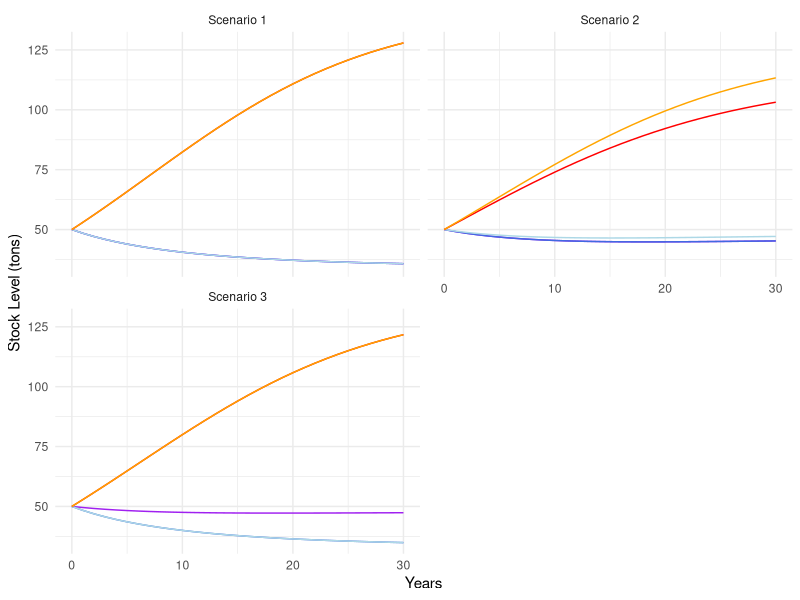
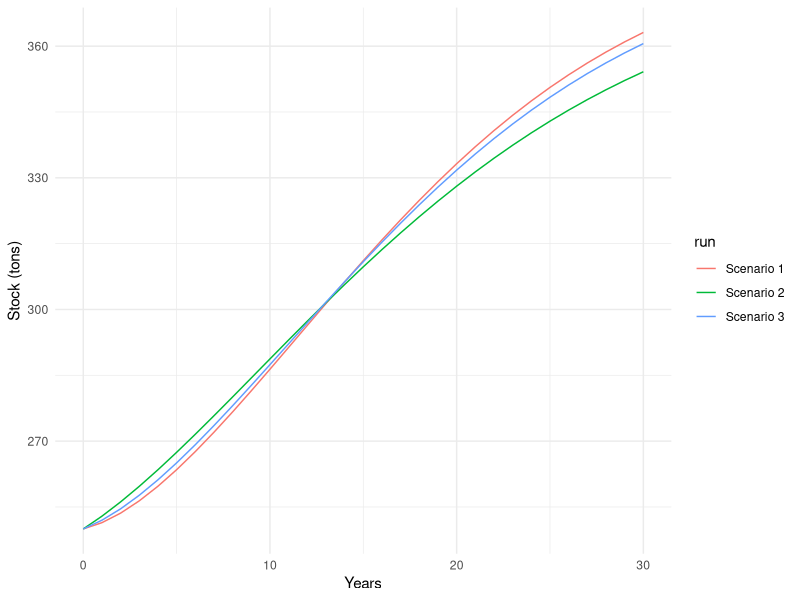
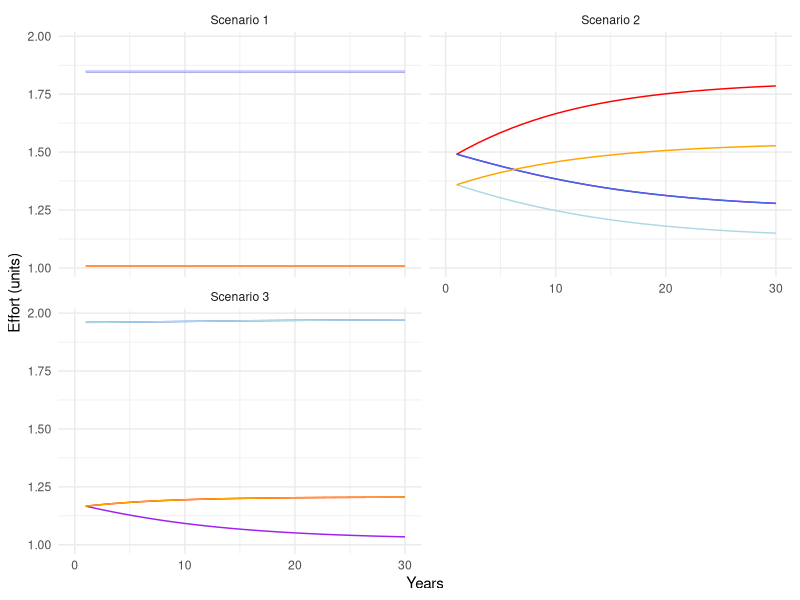
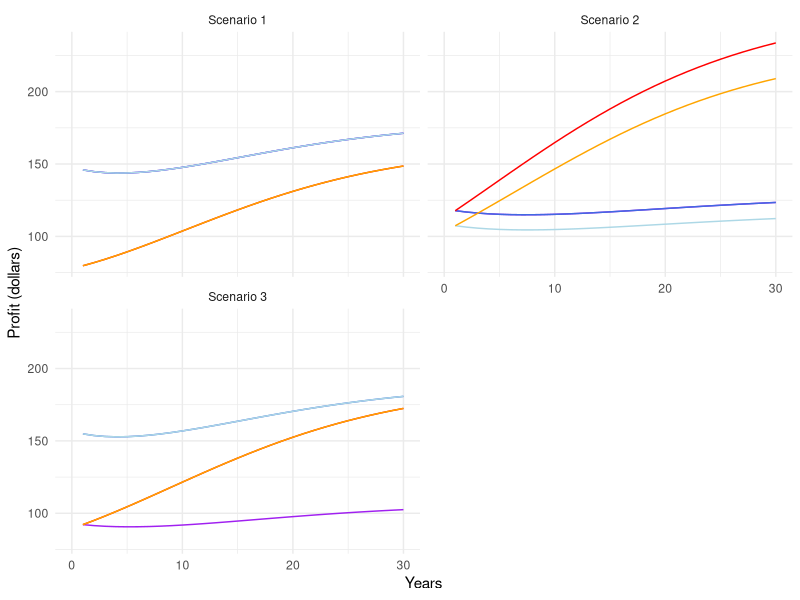
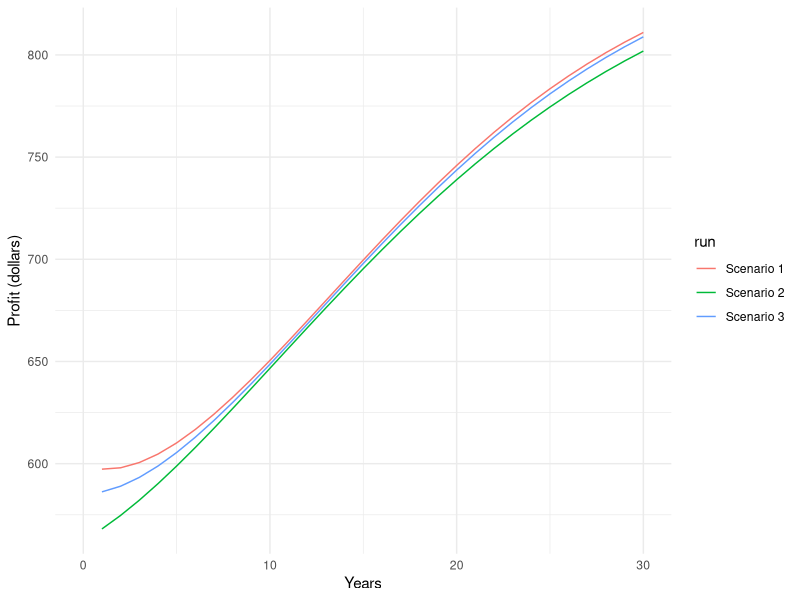

The R script that drew these images, in order:
## ---- chunk 1
knitr::opts_chunk$set(echo = TRUE)

library(tidyverse)
library(here)
library(scales)
library(gridExtra)
library(grid)
library(kableExtra)
## ---- chunk 2
# Read files results

# general output files
output_sc1 <- read_csv(here("working_model","k explore","model run results files","output_b_carry1.csv")) %>% 
  mutate(run = "Scenario 1",
         year = seq(0,30))
output_sc2 <- read_csv(here("working_model","k explore","model run results files","output_b_carry2.csv"))%>% 
  mutate(run = "Scenario 2",
         year = seq(0,30))
output_sc3 <- read_csv(here("working_model","k explore","model run results files","output_b_carry3.csv"))%>% 
  mutate(run = "Scenario 3",
         year = seq(0,30))

# sum of profits

npv_sc1 <- read_csv(here("working_model","k explore","model run results files","NPV_b_carry1.csv")) %>% 
  mutate(run = "Scenario 1")
npv_sc2 <- read_csv(here("working_model","k explore","model run results files","NPV_b_carry2.csv")) %>% 
  mutate(run = "Scenario 2")
npv_sc3 <- read_csv(here("working_model","k explore","model run results files","NPV_b_carry3.csv")) %>% 
  mutate(run = "Scenario 3")

#Group them
all_outputs <- rbind(output_sc1, output_sc2, output_sc3) %>% 
  mutate(tot_profits = profit_per_t.t_1+profit_per_t.t_2+profit_per_t.t_3+profit_per_t.t_4+profit_per_t.t_5,
         tot_stock=stock.s_1+stock.s_2+stock.s_3+stock.s_4+stock.s_5)

NPVs <- rbind(npv_sc1, npv_sc2, npv_sc3) %>% 
  rename(total_profit=x)

## ---- chunk 3
# Graph
ggplot(data = all_outputs)+
  geom_line(aes(y=stock.s_1, x=year), color="purple")+ 
  geom_line(aes(y=stock.s_2, x=year), color="royalblue")+ 
  geom_line(aes(y=stock.s_3, x=year), color="lightblue")+ 
  geom_line(aes(y=stock.s_4, x=year), color="red")+ 
  geom_line(aes(y=stock.s_5, x=year), color="orange")+ 
  theme_minimal()+
  labs(x= "Years",
         y= "Stock Level (tons)")+
  facet_wrap(~ run, nrow=2)

## ---- chunk 4
# Graph
ggplot(data = all_outputs, aes(y=tot_stock, x=year, group=run, color=run))+
  geom_line()+
  theme_minimal()+
  labs(x= "Years",
         y= "Stock (tons)")
  
## ---- chunk 5
# Graph
ggplot(data = all_outputs)+
  geom_line(aes(y=effort.t_1, x=year), color="purple")+ 
  geom_line(aes(y=effort.t_2, x=year), color="royalblue")+ 
  geom_line(aes(y=effort.t_3, x=year), color="lightblue")+ 
  geom_line(aes(y=effort.t_4, x=year), color="red")+ 
  geom_line(aes(y=effort.t_5, x=year), color="orange")+ 
  theme_minimal()+
  labs(x= "Years",
         y= "Effort (units)")+
  facet_wrap(~ run, nrow=2)

## ---- chunk 6
# Graph
ggplot(data = all_outputs)+
  geom_line(aes(y=profit_per_t.t_1, x=year), color="purple")+ 
  geom_line(aes(y=profit_per_t.t_2, x=year), color="royalblue")+ 
  geom_line(aes(y=profit_per_t.t_3, x=year), color="lightblue")+ 
  geom_line(aes(y=profit_per_t.t_4, x=year), color="red")+ 
  geom_line(aes(y=profit_per_t.t_5, x=year), color="orange")+ 
  theme_minimal()+
  labs(x= "Years",
         y= "Profit (dollars)")+
  facet_wrap(~ run, nrow=2)

## ---- chunk 7
# Graph
ggplot(data = all_outputs, aes(y=tot_profits, x=year, group=run, color=run))+
  geom_line()+
  theme_minimal()+
  labs(x= "Years",
         y= "Profit (dollars)")
